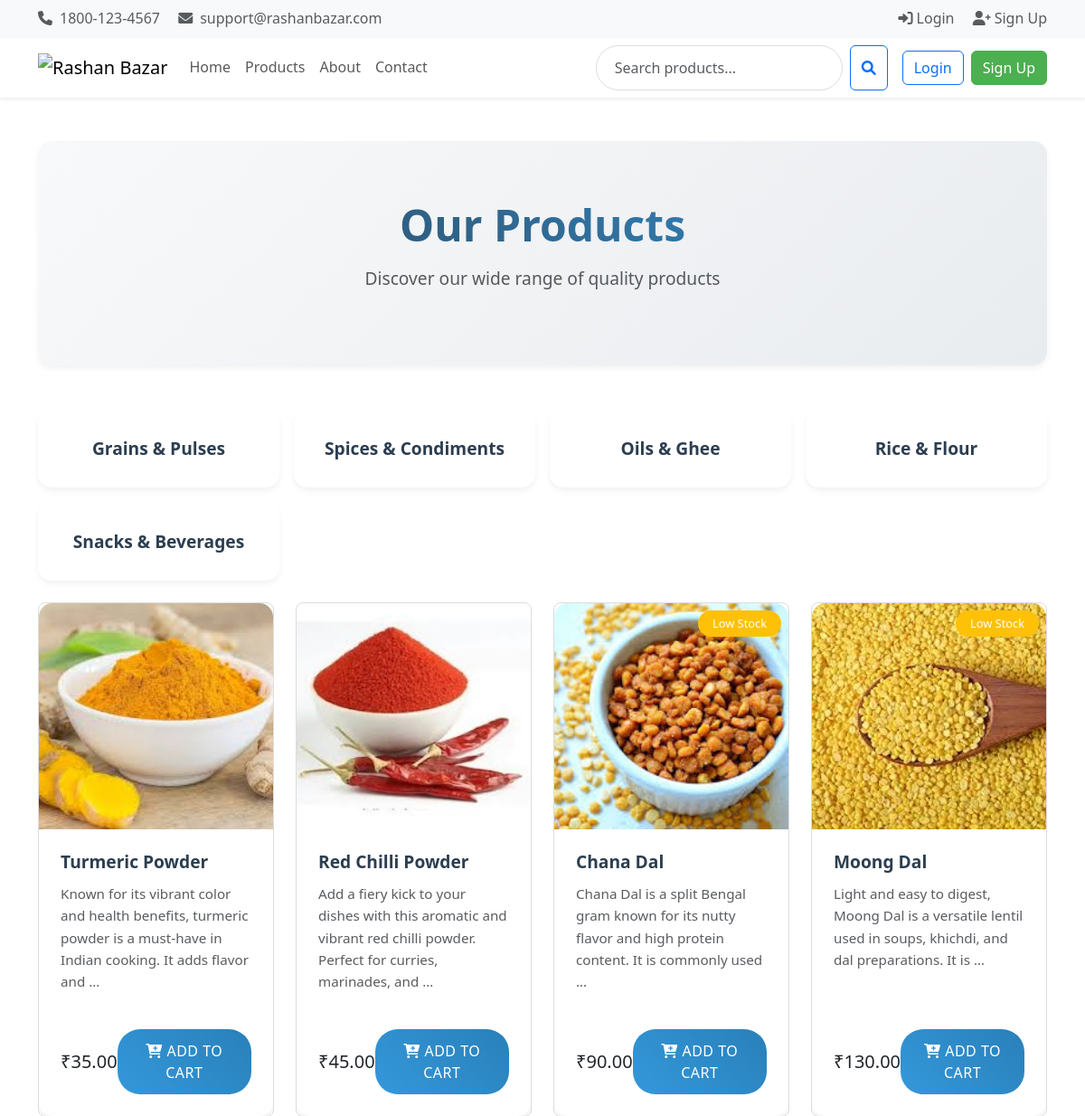
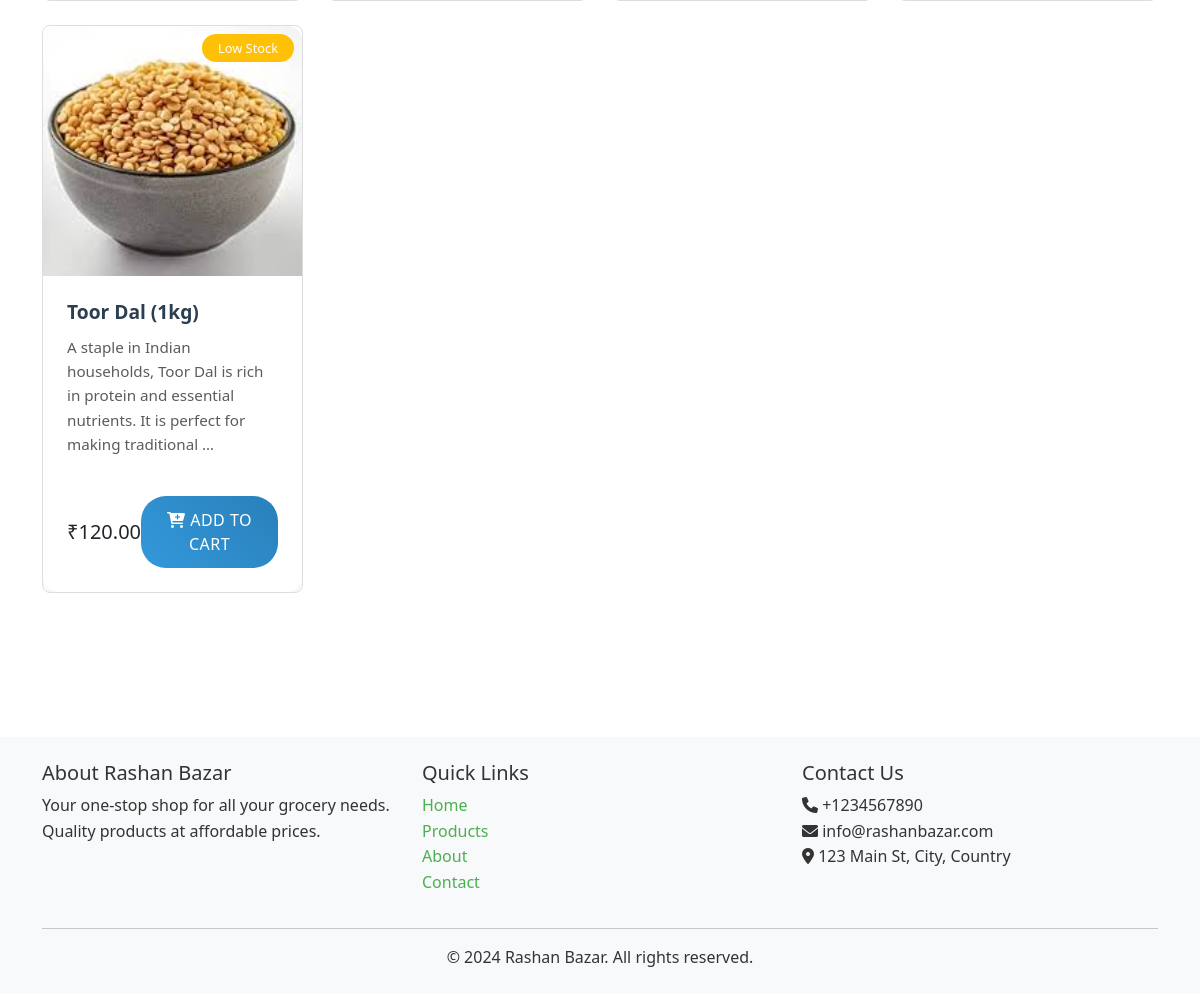
Screenshot of /products/ with the database file from the repository (2 pictures, top to bottom).
### products/models.py (models this page shows, shortened)
class Category(models.Model):
    name = models.CharField(max_length=100)
    slug = models.SlugField(unique=True)
    description = models.TextField(blank=True)
    image = models.ImageField(upload_to='categories/', blank=True)
    class Meta:
        verbose_name_plural = 'Categories'

class Product(models.Model):
    category = models.ForeignKey(Category, related_name='products', on_delete=models.CASCADE)
    name = models.CharField(max_length=200)
    slug = models.SlugField(unique=True)
    description = models.TextField()
    price = models.DecimalField(max_digits=10, decimal_places=2)
    stock = models.PositiveIntegerField()
    available = models.BooleanField(default=True)
    image = models.ImageField(upload_to='products/')
    created = models.DateTimeField(auto_now_add=True)
    updated = models.DateTimeField(auto_now=True)
    class Meta:
        ordering = ['-created']

### products/views.py (the view)
# urls.py: path('', views.product_list, name='product_list'),
def product_list(request, category_id=None):
    sort = request.GET.get('sort', '-created')
    category_from_get = request.GET.get('category')
    category_id = category_id or category_from_get
    products = Product.objects.filter(available=True)
    if category_id:
        category = get_object_or_404(Category, id=category_id)
        products = products.filter(category=category)
    if sort == 'price_low':
        products = products.order_by('price')
    elif sort == 'price_high':
        products = products.order_by('-price')
    elif sort == 'name':
        products = products.order_by('name')
    else:
        products = products.order_by('-created')
    paginator = Paginator(products, 12)  # Show 12 products per page
    page = request.GET.get('page')
    products = paginator.get_page(page)
    categories = Category.objects.all()
    context = {
        'products': products,
        'categories': categories,
        'current_category': category_id,
        'current_sort': sort
    }
    return render(request, 'products/product_list.html', context)

### cart/context_processors.py (called while the page is built)
def cart(request):
    if request.user.is_authenticated:
        cart, created = Cart.objects.get_or_create(user=request.user)
        return {'cart': cart}
    return {'cart': None}

### templates/products/product_list.html (shortened to what this page needs)
{% extends "base.html" %}
{% load static %}
{% block content %}
<div class="container py-4">
    <div class="hero-section text-center mb-5">
        <h1 class="display-4 mb-3">Our Products</h1>
        <p class="lead text-muted">Discover our wide range of quality products</p>
    </div>
    <div class="categories mb-4">
        <div class="row g-3">
            {% for category in categories %}
            <div class="col-6 col-md-4 col-lg-3">
                <a href="{% url 'products:product_list' %}?category={{ category.slug }}"
                   class="category-card text-decoration-none">
                    <div class="card h-100">
                        <div class="card-body text-center">
                            <h5 class="card-title mb-0">{{ category.name }}</h5>
                        </div>
                    </div>
                </a>
            </div>
            {% endfor %}
        </div>
    </div>
    <div class="products-section">
        <div class="row g-4">
            {% for product in products %}
            <div class="col-6 col-md-4 col-lg-3">
                <div class="product-card h-100">
                    <div class="card h-100">
                        <div class="position-relative">
                            <img src="{{ product.image.url }}" class="card-img-top" alt="{{ product.name }}">
                            {% if product.stock <= 5 and product.stock > 0 %}
                            <div class="position-absolute top-0 end-0 m-2">
                                <span class="badge bg-warning">Low Stock</span>
                            </div>
                            {% elif product.stock == 0 %}
                            <div class="position-absolute top-0 end-0 m-2">
                                <span class="badge bg-danger">Out of Stock</span>
                            </div>
                            {% endif %}
                        </div>
                        <div class="card-body d-flex flex-column">
                            <h5 class="card-title">{{ product.name }}</h5>
                            <p class="card-text text-muted mb-2">{{ product.description|truncatewords:20 }}</p>
                            <div class="mt-auto">
                                <div class="d-flex flex-column flex-md-row justify-content-between align-items-start align-items-md-center">
                                    <span class="h5 mb-2 mb-md-0">₹{{ product.price }}</span>
                                    {% if product.stock > 0 %}
                                    <form action="{% url 'cart:cart_add' %}" method="post" class="w-100 w-md-auto">
                                        <button type="submit" class="btn btn-primary w-100">
                                            <i class="fas fa-cart-plus"></i> Add to Cart
                                        </button>
                                    </form>
                                    {% else %}
                                    <button class="btn btn-secondary w-100" disabled>
                                        <i class="fas fa-ban"></i> Out of Stock
                                    </button>
                                    {% endif %}
                                </div>
                            </div>
                        </div>
                    </div>
                </div>
            </div>
            {% endfor %}
        </div>
    </div>
</div>
{% endblock %}

### templates/base.html (shortened to what this page needs)
<!DOCTYPE html>
{% load static %}
<html lang="en">
<head>
    <link href="https://cdn.jsdelivr.net/npm/bootstrap@5.3.0/dist/css/bootstrap.min.css" rel="stylesheet">
    <link href="https://cdnjs.cloudflare.com/ajax/libs/font-awesome/6.0.0/css/all.min.css" rel="stylesheet">
    <link href="{% static 'css/style.css' %}" rel="stylesheet">
</head>
<body>
    <div class="bg-light py-2">
        <div class="container">
            <div class="row align-items-center">
                <div class="col-md-6">
                    <span class="text-muted"><i class="fas fa-phone me-2"></i>1800-123-4567</span>
                    <span class="text-muted ms-3"><i class="fas fa-envelope me-2"></i>support@rashanbazar.com</span>
                </div>
                <div class="col-md-6 text-end">
                    {% if user.is_authenticated %}
                        <span class="text-muted me-3">Welcome, {{ user.username }}</span>
                        <a href="{% url 'account_logout' %}" class="text-muted"><i class="fas fa-sign-out-alt me-1"></i>Logout</a>
                    {% else %}
                        <a href="{% url 'account_login' %}" class="text-muted me-3"><i class="fas fa-sign-in-alt me-1"></i>Login</a>
                        <a href="{% url 'account_signup' %}" class="text-muted"><i class="fas fa-user-plus me-1"></i>Sign Up</a>
                    {% endif %}
                </div>
            </div>
        </div>
    </div>
    <nav class="navbar navbar-expand-lg navbar-light bg-white shadow-sm sticky-top">
        <div class="container">
            <a class="navbar-brand" href="{% url 'home' %}">
                <img src="{% static 'images/logo.png' %}" alt="Rashan Bazar" height="40">
            </a>
            <div class="collapse navbar-collapse" id="navbarNav">
                <ul class="navbar-nav me-auto">
                    <li class="nav-item">
                        <a class="nav-link" href="{% url 'home' %}">Home</a>
                    </li>
                    <li class="nav-item">
                        <a class="nav-link" href="{% url 'products:product_list' %}">Products</a>
                    </li>
                    <li class="nav-item">
                        <a class="nav-link" href="{% url 'about' %}">About</a>
                    </li>
                    <li class="nav-item">
                        <a class="nav-link" href="{% url 'contact' %}">Contact</a>
                    </li>
                </ul>
                <div class="d-flex align-items-center">
                    <form class="d-flex me-3" action="{% url 'products:product_list' %}" method="get">
                        <input class="form-control me-2" type="search" name="q" placeholder="Search products..." aria-label="Search">
                        <button class="btn btn-outline-primary" type="submit">
                            <i class="fas fa-search"></i>
                        </button>
                    </form>
                    {% if user.is_authenticated %}
                        <div class="d-flex align-items-center">
                            <a href="{% url 'cart:cart_detail' %}" class="btn btn-outline-primary me-2 position-relative">
                                <i class="fas fa-shopping-cart"></i>
                                {% if request.cart.total_items %}
                                    <span class="position-absolute top-0 start-100 translate-middle badge rounded-pill bg-danger">
                                        {{ request.cart.total_items }}
                                    </span>
                                {% endif %}
                            </a>
                            <div class="dropdown">
                                <button class="btn btn-outline-primary dropdown-toggle" type="button" id="userDropdown" data-bs-toggle="dropdown">
                                    <i class="fas fa-user"></i> {{ user.username }}
                                </button>
                                <ul class="dropdown-menu dropdown-menu-end">
                                    <li><a class="dropdown-item" href="{% url 'orders:order_list' %}">My Orders</a></li>
                                    <li><a class="dropdown-item" href="{% url 'account_email' %}">Settings</a></li>
                                    <li><hr class="dropdown-divider"></li>
                                    <li><a class="dropdown-item" href="{% url 'account_logout' %}">Logout</a></li>
                                </ul>
                            </div>
                        </div>
                    {% else %}
                        <div class="d-flex gap-2">
                            <a href="{% url 'account_login' %}" class="btn btn-outline-primary">Login</a>
                            <a href="{% url 'account_signup' %}" class="btn btn-primary">Sign Up</a>
                        </div>
                    {% endif %}
                </div>
            </div>
        </div>
    </nav>
    <main class="py-4">
        {% block content %}{% endblock %}
    </main>
    <footer class="bg-light py-4 mt-5">
        <div class="container">
            <div class="row">
                <div class="col-md-4">
                    <h5>About Rashan Bazar</h5>
                    <p>Your one-stop shop for all your grocery needs. Quality products at affordable prices.</p>
                </div>
                <div class="col-md-4">
                    <h5>Quick Links</h5>
                    <ul class="list-unstyled">
                        <li><a href="{% url 'home' %}" class="text-decoration-none">Home</a></li>
                        <li><a href="{% url 'products:product_list' %}" class="text-decoration-none">Products</a></li>
                        <li><a href="{% url 'about' %}" class="text-decoration-none">About</a></li>
                        <li><a href="{% url 'contact' %}" class="text-decoration-none">Contact</a></li>
                    </ul>
                </div>
                <div class="col-md-4">
                    <h5>Contact Us</h5>
                    <ul class="list-unstyled">
                        <li><i class="fas fa-phone"></i> +1234567890</li>
                        <li><i class="fas fa-envelope"></i> info@rashanbazar.com</li>
                        <li><i class="fas fa-map-marker-alt"></i> 123 Main St, City, Country</li>
                    </ul>
                </div>
            </div>
            <hr>
            <div class="text-center">
                <p class="mb-0">&copy; 2024 Rashan Bazar. All rights reserved.</p>
            </div>
        </div>
    </footer>
</body>
</html>

### static/css/style.css (style rules this page uses)
:root { --primary-color: #4CAF50; --secondary-color: #45a049; --accent-color: #ff9800; --text-color: #333; --light-gray: #f5f5f5; --border-color: #ddd; }
body { font-family: 'Segoe UI', Tahoma, Geneva, Verdana, sans-serif; line-height: 1.6; color: var(--text-color); margin: 0; padding: 0; }
.navbar { background-color: white; box-shadow: 0 2px 4px rgba(0,0,0,0.1); }
.navbar-brand img { max-height: 40px; }
.product-card { border: 1px solid var(--border-color); border-radius: 8px; overflow: hidden; transition: transform 0.3s ease; }
.btn-primary { background-color: var(--primary-color); border-color: var(--primary-color); }
a { text-decoration: none; color: var(--primary-color); transition: color 0.3s ease; }
.form-control { border-radius: 25px; padding: 0.75rem 1.25rem; border: 1px solid var(--border-color); }
.category-card { position: relative; border-radius: 10px; overflow: hidden; margin-bottom: 1.5rem; }

### templates/products/product_list.html (style rules this page uses)
.hero-section { background: linear-gradient(135deg, #f8f9fa 0%, #e9ecef 100%); padding: 4rem 0; border-radius: 15px; margin-bottom: 3rem; box-shadow: 0 4px 6px rgba(0,0,0,0.05); }
.hero-section h1 { font-size: 3rem; font-weight: 700; margin-bottom: 1rem; background: linear-gradient(45deg, #2c3e50, #3498db); -webkit-background-clip: text; -webkit-text-fill-color: transparent; }
.hero-section p { font-size: 1.2rem; color: #6c757d; }
.categories { margin-bottom: 3rem; }
.category-card { transition: all 0.3s ease; text-decoration: none; }
.category-card .card { border: none; border-radius: 15px; background: white; box-shadow: 0 4px 6px rgba(0,0,0,0.05); transition: all 0.3s ease; }
.category-card .card-body { padding: 2rem; }
.category-card .card-title { font-size: 1.2rem; font-weight: 600; color: #2c3e50; margin: 0; }
.products-section { margin-bottom: 3rem; }
.product-card { transition: all 0.3s ease; margin-bottom: 2rem; }
.product-card .card { border: none; border-radius: 15px; overflow: hidden; background: white; box-shadow: 0 4px 6px rgba(0,0,0,0.05); }
.product-card .card-img-top { height: 250px; object-fit: cover; transition: transform 0.5s ease; }
.product-card .card-body { padding: 1.5rem; }
.product-card .card-title { font-size: 1.2rem; font-weight: 600; color: #2c3e50; margin-bottom: 0.75rem; }
.product-card .card-text { font-size: 0.95rem; color: #6c757d; margin-bottom: 1.5rem; line-height: 1.6; }
.product-card .btn { padding: 0.75rem 1.5rem; font-size: 1rem; font-weight: 500; border-radius: 25px; transition: all 0.3s ease; text-transform: uppercase; letter-spacing: 0.5px; }
.product-card .btn-primary { background: linear-gradient(45deg, #3498db, #2980b9); border: none; }
.product-card .badge { font-size: 0.8rem; padding: 0.5rem 1rem; border-radius: 20px; font-weight: 500; }

### rows the page displays
Category: name "Grains & Pulses"
Category: name "Spices & Condiments"
Category: name "Oils & Ghee"
Category: name "Rice & Flour"
Category: name "Snacks & Beverages"
Product: image (picture), name "Turmeric Powder", description "Known for its vibrant color and health benefits, turmeric powder is a must-have in Indian cooking. It adds flavor and …", price "35.00"
Product: image (picture), name "Red Chilli Powder", description "Add a fiery kick to your dishes with this aromatic and vibrant red chilli powder. Perfect for curries, marinades, and …", price "45.00"
Product: image (picture), stock "Low Stock", name "Chana Dal", description "Chana Dal is a split Bengal gram known for its nutty flavor and high protein content. It is commonly used …", price "90.00"
Product: image (picture), stock "Low Stock", name "Moong Dal", description "Light and easy to digest, Moong Dal is a versatile lentil used in soups, khichdi, and dal preparations. It is …", price "130.00"
Product: image (picture), stock "Low Stock", name "Toor Dal (1kg)", description "A staple in Indian households, Toor Dal is rich in protein and essential nutrients. It is perfect for making traditional …", price "120.00"
